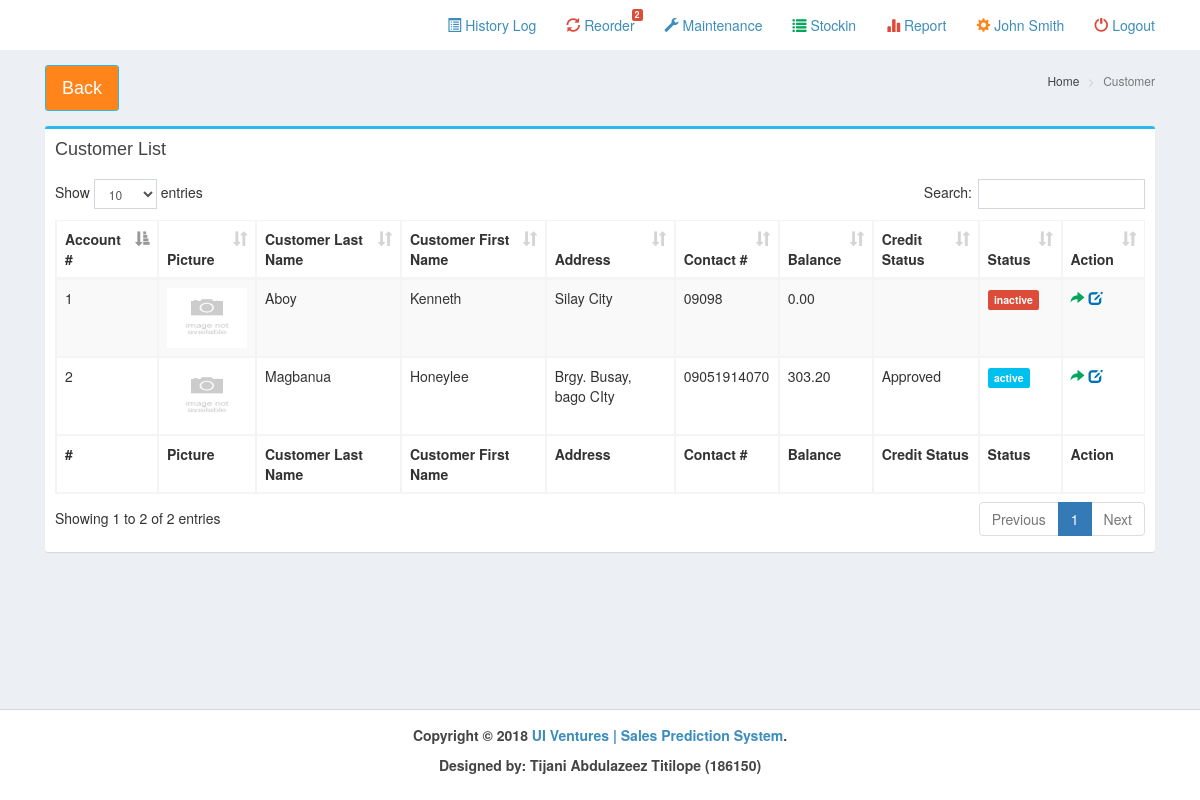
The page /pages/customer.php (signed in) on the database as committed earlier.
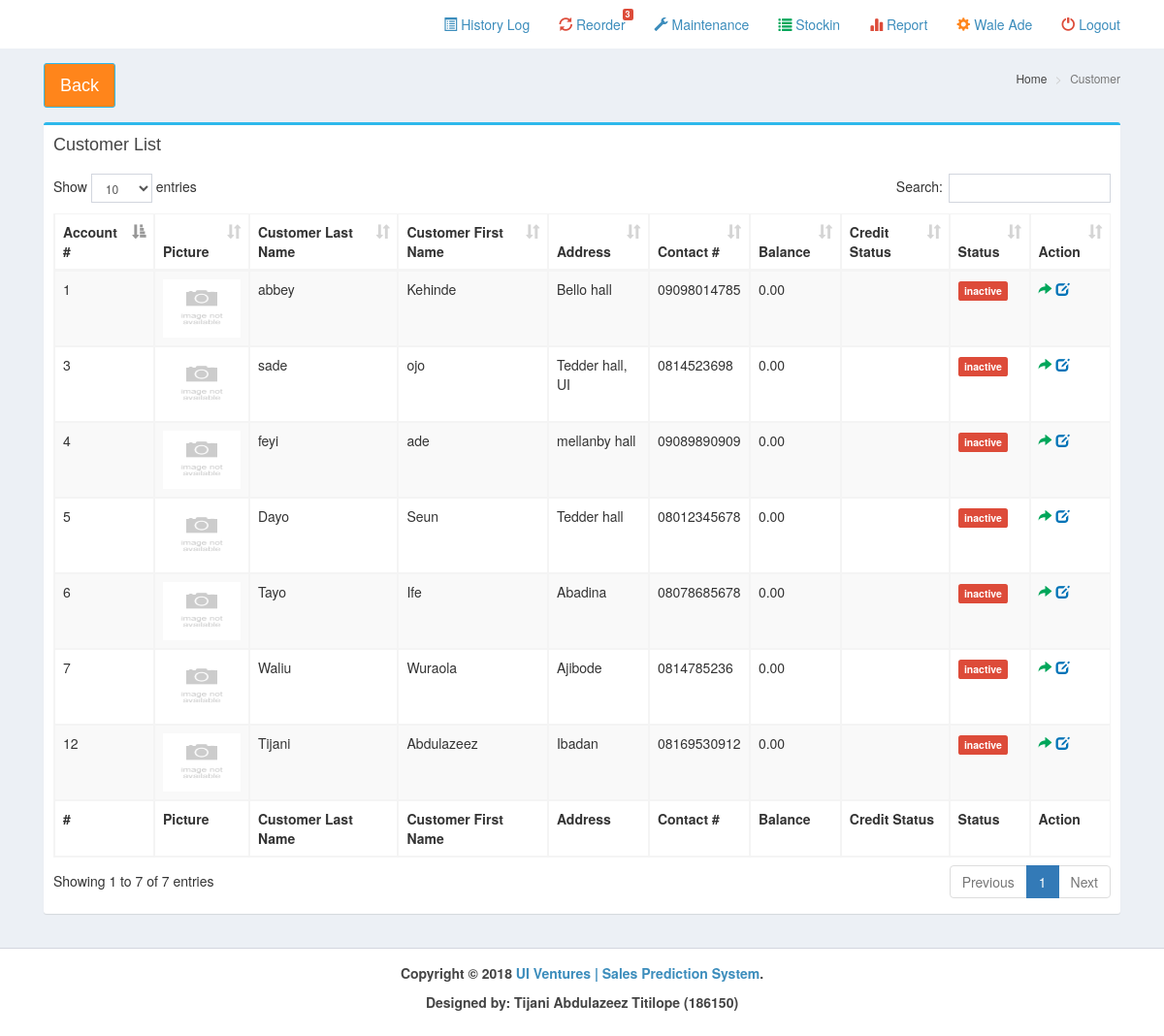
The same page on the database as committed later.
### tables this page shows
CREATE TABLE IF NOT EXISTS `customer` (
  `cust_id` int(11) NOT NULL AUTO_INCREMENT,
  `cust_first` varchar(50) NOT NULL,
  `cust_last` varchar(30) NOT NULL,
  `cust_address` varchar(100) NOT NULL,
  `cust_contact` varchar(30) NOT NULL,
  `balance` decimal(10,2) NOT NULL,
  `cust_pic` varchar(300) NOT NULL,
  `bday` date NOT NULL,
  `nickname` varchar(30) NOT NULL,
  `house_status` varchar(30) NOT NULL,
  `years` varchar(20) NOT NULL,
  `rent` varchar(10) NOT NULL,
  `emp_name` varchar(100) NOT NULL,
  `emp_no` varchar(30) NOT NULL,
  `emp_address` varchar(100) NOT NULL,
  `emp_year` varchar(10) NOT NULL,
  `occupation` varchar(30) NOT NULL,
  `salary` varchar(30) NOT NULL,
  `spouse` varchar(30) NOT NULL,
  `spouse_no` varchar(30) NOT NULL,
  `spouse_emp` varchar(50) NOT NULL,
  `spouse_details` varchar(100) NOT NULL,
  `spouse_income` decimal(10,2) NOT NULL,
  `comaker` varchar(30) NOT NULL,
  `comaker_details` varchar(100) NOT NULL,
  `branch_id` int(11) NOT NULL,
  `credit_status` varchar(10) NOT NULL,
  `ci_remarks` varchar(1000) NOT NULL,
  `ci_name` varchar(50) NOT NULL,
  `ci_date` date NOT NULL,
  `payslip` int(11) NOT NULL,
  `valid_id` int(11) NOT NULL,
  `cert` int(11) NOT NULL,
  `cedula` int(11) NOT NULL,
  `income` int(11) NOT NULL,
  PRIMARY KEY (`cust_id`)
);

### pages/customer.php (the view, shortened to what this page needs)
<!DOCTYPE html>
<html>
  <head>
    <link rel="stylesheet" href="../bootstrap/css/bootstrap.min.css">
    <link rel="stylesheet" href="../plugins/datatables/dataTables.bootstrap.css">
    <link rel="stylesheet" href="../dist/css/AdminLTE.min.css">
    <link rel="stylesheet" href="../plugins/select2/select2.min.css">
    <link rel="stylesheet" href="../dist/css/skins/_all-skins.min.css">
 </head>
  <body class="hold-transition skin-<?php echo $_SESSION['skin'];?> layout-top-nav">
    <div class="wrapper">
      <?php include('../dist/includes/header.php');
      include('../dist/includes/dbcon.php');
      ?>
      <div class="content-wrapper">
        <div class="container">
          <section class="content-header">
            <h1>
              <a class="btn btn-lg btn-warning" href="home.php">Back</a>
            </h1>
            <ol class="breadcrumb">
              <li><a href="#"><i class="fa fa-dashboard"></i> Home</a></li>
              <li class="active">Customer</li>
            </ol>
          </section>
          <section class="content">
            <div class="row">
            <div class="col-xs-12">
              <div class="box box-primary">
                <div class="box-header">
                  <h3 class="box-title">Customer List</h3>
                </div>
                <div class="box-body">
                  <table id="example1" class="table table-bordered table-striped">
                    <thead>
                      <tr>
            						<th>Account #</th>
            						<th>Picture</th>
                        <th>Customer Last Name</th>
                        <th>Customer First Name</th>
                        <th>Address</th>
            						<th>Contact #</th>
            						<th>Balance</th>
                        <th>Credit Status</th>
            						<th>Status</th>
                        <th>Action</th>
                      </tr>
                    </thead>
                    <tbody>
<?php
		$branch=$_SESSION['branch'];
		$query=mysqli_query($con,"select * from customer where branch_id='$branch'")or die(mysqli_error());
		$i=1;
		while($row=mysqli_fetch_array($query)){
		$cid=$row['cust_id'];
?>
                      <tr>
					    <td><?php echo $row['cust_id'];?></td>
						<td><img style="width:80px;height:60px" src="../dist/uploads/<?php echo $row['cust_pic'];?>"></td>
                        <td><?php echo $row['cust_last'];?></td>
                        <td><?php echo $row['cust_first'];?></td>
                        <td><?php echo $row['cust_address'];?></td>
						<td><?php echo $row['cust_contact'];?></td>
						<td><?php echo number_format($row['balance'],2);?></td>
            <td><?php echo $row['credit_status'];?></td>
						<td><?php if ($row['balance']==0)
								echo "<span class='label label-danger'>inactive</span>";
								else echo "<span class='label label-info'>active</span>";
							?></td>
                        <td>
				<a href="<?php if ($row['credit_status']=='Approved') echo "account_summary.php?cid=$cid";?>"><i class="glyphicon glyphicon-share-alt text-green"></i></a>
				<a href="#updateordinance<?php echo $row['cust_id'];?>" data-target="#updateordinance<?php echo $row['cust_id'];?>" data-toggle="modal" style="color:#fff;" class="small-box-footer"><i class="glyphicon glyphicon-edit text-blue"></i></a>
						</td>
                      </tr>
<?php $i++;}?>
                    </tbody>
                    <tfoot>
                      <tr>
                        <th>#</th>
						<th>Picture</th>
                        <th>Customer Last Name</th>
                        <th>Customer First Name</th>
                        <th>Address</th>
              						<th>Contact #</th>
              						<th>Balance</th>
                          <th>Credit Status</th>
              						<th>Status</th>
                        <th>Action</th>
                      </tr>
                    </tfoot>
                  </table>
                </div>
            </div>
          </div>
          </section>
        </div>
      </div>
      <?php include('../dist/includes/footer.php');?>
    </div>
  </body>
</html>

### dist/includes/header.php (shortened to what this page needs)
<?php
include('../dist/includes/dbcon.php');
$branch=$_SESSION['branch'];
$query=mysqli_query($con,"select * from branch where branch_id='$branch'")or die(mysqli_error($con));
  $row=mysqli_fetch_array($query);
           $branch_name=$row['branch_name'];
?>
      <header class="main-header">
        <nav class="navbar navbar-static-top">
          <div class="container">
            <div class="navbar-header" style="padding-left:20px">
              <a href="home.php" class="navbar-brand"><b><i class="glyphicon glyphicon-home"></i> <?php echo $branch_name;?> </b></a>
            </div>
              <div class="navbar-custom-menu">
                <ul class="nav navbar-nav">
				  <li class="">
                    <a href="log.php" class="dropdown-toggle">
                      <i class="glyphicon glyphicon-list-alt"></i>
                      History Log
                    </a>
                  </li>
                  <li class="dropdown notifications-menu">
                    <a href="#" class="dropdown-toggle" data-toggle="dropdown">
                      <i class="glyphicon glyphicon-refresh text-red"></i> Reorder
                      <span class="label label-danger">
                      <?php
                      $query=mysqli_query($con,"select COUNT(*) as count from product where prod_qty<=reorder and branch_id='$branch'")or die(mysqli_error());
                			$row=mysqli_fetch_array($query);
                			echo $row['count'];
                			?>
                      </span>
                    </a>
                  </li>
				   <li class="dropdown notifications-menu">
                    <a href="#" class="dropdown-toggle" data-toggle="dropdown">
                      <i class="glyphicon glyphicon-wrench"></i> Maintenance
                    </a>
                  </li>
				   <li class="dropdown notifications-menu">
                    <a href="stockin.php">
                      <i class="glyphicon glyphicon-list text-green"></i> Stockin
                    </a>
                  </li>
				   <li class="dropdown notifications-menu">
                    <a href="#" class="dropdown-toggle" data-toggle="dropdown">
                      <i class="glyphicon glyphicon-stats text-red"></i> Report
                    </a>
                  </li>
				  <li class="">
                    <a href="profile.php" class="dropdown-toggle">
                      <i class="glyphicon glyphicon-cog text-orange"></i>
                      <?php echo $_SESSION['name'];?>
                    </a>
                  </li>
                  <li class="">
                    <a href="logout.php" class="dropdown-toggle">
                      <i class="glyphicon glyphicon-off text-red"></i> Logout
                    </a>
                  </li>
                </ul>
              </div>
          </div>
        </nav>
      </header>

### dist/includes/footer.php (shortened to what this page needs)
 <footer class="main-footer" style="text-align:center">
        <p><strong>Copyright &copy; 2018 <a href="">UI Ventures | Sales Prediction System</a>.</p><p>Designed by: Tijani Abdulazeez Titilope (186150)</p>
</footer>

Rows that differ between the two databases and show on the page:
removed customer: cust_id "2", cust_pic (placeholder picture), cust_last "Magbanua", cust_first "Honeylee", cust_address "Brgy. Busay, bago CIty", cust_contact "09051914070", balance "303.20", credit_status "Approved", shows "active"
changed customer id 1: cust_last "Aboy" → "abbey"; cust_first "Kenneth" → "Kehinde"; cust_address "Silay City" → "Bello hall"; cust_contact "09098" → "09098014785"
added customer: cust_id "3", cust_pic (placeholder picture), cust_last "sade", cust_first "ojo", cust_address "Tedder hall, UI", cust_contact "0814523698", balance "0.00", shows "inactive"
added customer: cust_id "4", cust_pic (placeholder picture), cust_last "feyi", cust_first "ade", cust_address "mellanby hall", cust_contact "09089890909", balance "0.00", shows "inactive"
added customer: cust_id "5", cust_pic (placeholder picture), cust_last "Dayo", cust_first "Seun", cust_address "Tedder hall", cust_contact "08012345678", balance "0.00", shows "inactive"
added customer: cust_id "6", cust_pic (placeholder picture), cust_last "Tayo", cust_first "Ife", cust_address "Abadina", cust_contact "08078685678", balance "0.00", shows "inactive"
added customer: cust_id "7", cust_pic (placeholder picture), cust_last "Waliu", cust_first "Wuraola", cust_address "Ajibode", cust_contact "0814785236", balance "0.00", shows "inactive"
added customer: cust_id "12", cust_pic (placeholder picture), cust_last "Tijani", cust_first "Abdulazeez", cust_address "Ibadan", cust_contact "08169530912", balance "0.00", shows "inactive"
Other text that changed with them:
$row['count']: "2" → "3"
$_SESSION['name']: "John Smith" → "Wale Ade"
text written by a page script: "Show entries Search: Showing 1 to 2 of 2 entries Previous 1 Next" → "Show entries Search: Showing 1 to 7 of 7 entries Previous 1 Next"
